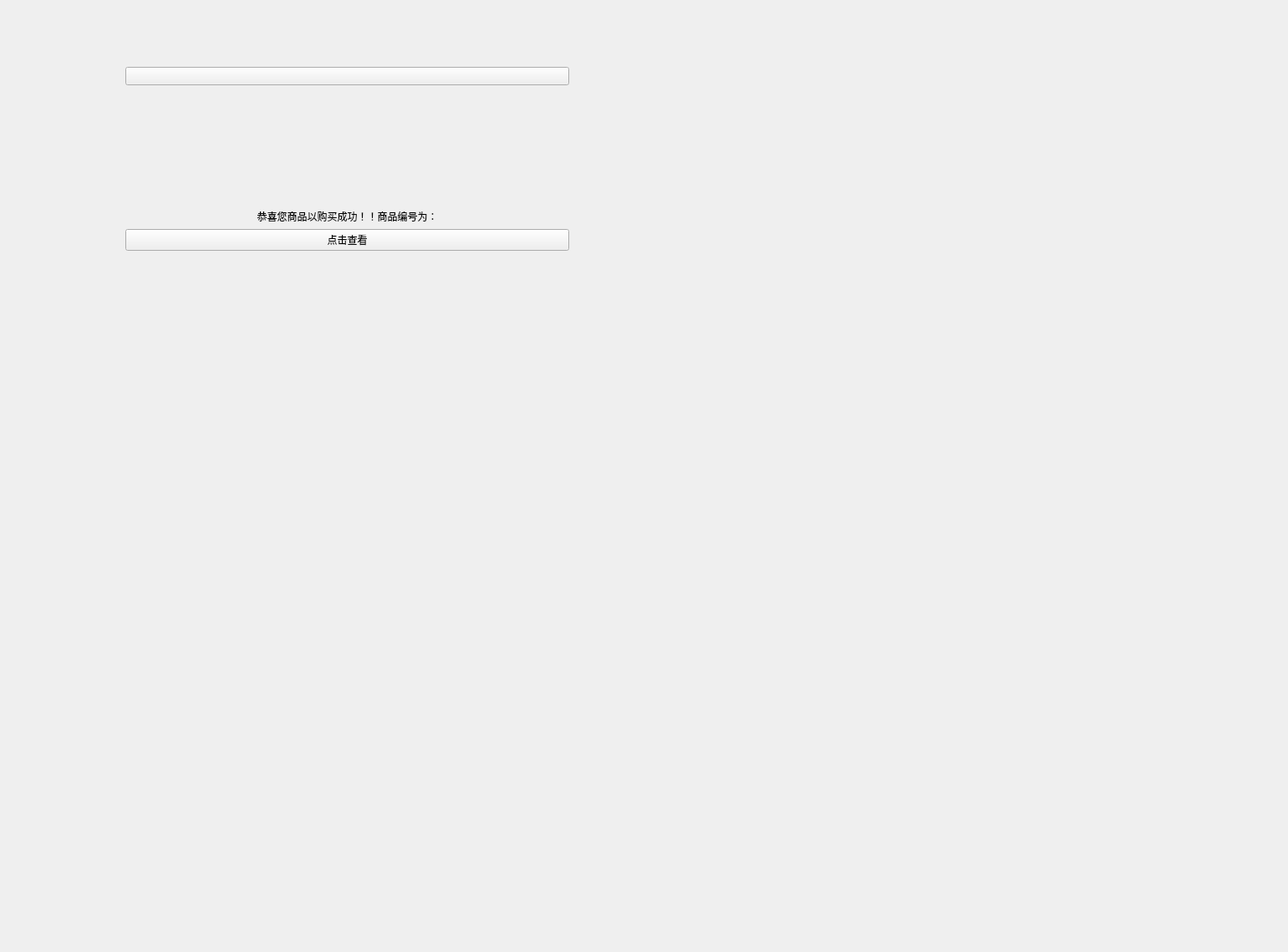
<?xml version="1.0" encoding="UTF-8"?>
<ui version="4.0">
 <class>ProductWindows</class>
 <widget class="QWidget" name="ProductWindows">
  <property name="geometry">
   <rect>
    <x>0</x>
    <y>0</y>
    <width>1541</width>
    <height>1139</height>
   </rect>
  </property>
  <property name="windowTitle">
   <string>Form</string>
  </property>
  <widget class="QWidget" name="verticalLayoutWidget">
   <property name="geometry">
    <rect>
     <x>90</x>
     <y>20</y>
     <width>651</width>
     <height>551</height>
    </rect>
   </property>
   <layout class="QVBoxLayout" name="verticalLayout">
    <item>
     <widget class="QStackedWidget" name="stackedWidget">
      <property name="currentIndex">
       <number>5</number>
      </property>
      <widget class="QWidget" name="page1">
       <widget class="QWidget" name="gridLayoutWidget">
        <property name="geometry">
         <rect>
          <x>0</x>
          <y>20</y>
          <width>631</width>
          <height>521</height>
         </rect>
        </property>
        <layout class="QGridLayout" name="gridLayout">
         <item row="1" column="0" colspan="3">
          <widget class="QScrollArea" name="scrollArea">
           <property name="widgetResizable">
            <bool>true</bool>
           </property>
           <widget class="QWidget" name="scrollAreaWidgetContents">
            <property name="geometry">
             <rect>
              <x>0</x>
              <y>0</y>
              <width>627</width>
              <height>431</height>
             </rect>
            </property>
            <widget class="QWidget" name="gridLayoutWidget_5">
             <property name="geometry">
              <rect>
               <x>30</x>
               <y>50</y>
               <width>531</width>
               <height>361</height>
              </rect>
             </property>
             <layout class="QGridLayout" name="gridLayout_5">
              <item row="3" column="0" colspan="2">
               <widget class="QLabel" name="is_FarmPoastLabel">
                <property name="text">
                 <string>快递：免用费</string>
                </property>
               </widget>
              </item>
              <item row="2" column="0" colspan="2">
               <widget class="QLabel" name="FarmProductPriceLabel">
                <property name="text">
                 <string>单价：￥55</string>
                </property>
               </widget>
              </item>
              <item row="4" column="1">
               <layout class="QHBoxLayout" name="horizontalLayout_2">
                <item>
                 <spacer name="horizontalSpacer">
                  <property name="orientation">
                   <enum>Qt::Horizontal</enum>
                  </property>
                  <property name="sizeHint" stdset="0">
                   <size>
                    <width>40</width>
                    <height>20</height>
                   </size>
                  </property>
                 </spacer>
                </item>
                <item>
                 <spacer name="horizontalSpacer_2">
                  <property name="orientation">
                   <enum>Qt::Horizontal</enum>
                  </property>
                  <property name="sizeHint" stdset="0">
                   <size>
                    <width>40</width>
                    <height>20</height>
                   </size>
                  </property>
                 </spacer>
                </item>
                <item>
                 <widget class="QLabel" name="label_44">
                  <property name="text">
                   <string>购买数量：</string>
                  </property>
                 </widget>
                </item>
                <item>
                 <widget class="QPushButton" name="minusBt">
                  <property name="styleSheet">
                   <string notr="true">border:none;
border-image: url(:/Art/SearchPage/减.png);</string>
                  </property>
                  <property name="text">
                   <string/>
                  </property>
                 </widget>
                </item>
                <item>
                 <widget class="QLabel" name="amountLabel">
                  <property name="text">
                   <string>0</string>
                  </property>
                 </widget>
                </item>
                <item>
                 <widget class="QComboBox" name="MassUnitComBox">
                  <property name="styleSheet">
                   <string notr="true"/>
                  </property>
                  <item>
                   <property name="text">
                    <string>斤</string>
                   </property>
                  </item>
                  <item>
                   <property name="text">
                    <string>千克</string>
                   </property>
                  </item>
                  <item>
                   <property name="text">
                    <string>吨</string>
                   </property>
                  </item>
                 </widget>
                </item>
                <item>
                 <widget class="QPushButton" name="addBt">
                  <property name="styleSheet">
                   <string notr="true">border:none;
border-image: url(:/Art/SearchPage/加.png);</string>
                  </property>
                  <property name="text">
                   <string/>
                  </property>
                 </widget>
                </item>
               </layout>
              </item>
              <item row="1" column="0" colspan="2">
               <widget class="QLabel" name="FarmProductNameLabel">
                <property name="text">
                 <string>商品名：啪啪啪</string>
                </property>
               </widget>
              </item>
              <item row="0" column="0" colspan="2">
               <widget class="QStackedWidget" name="stackedWidget_2">
                <property name="styleSheet">
                 <string notr="true"/>
                </property>
                <property name="currentIndex">
                 <number>0</number>
                </property>
                <widget class="QWidget" name="page">
                 <property name="styleSheet">
                  <string notr="true"/>
                 </property>
                </widget>
                <widget class="QWidget" name="page_2"/>
               </widget>
              </item>
             </layout>
            </widget>
           </widget>
          </widget>
         </item>
         <item row="0" column="1" colspan="2">
          <layout class="QHBoxLayout" name="horizontalLayout_4">
           <item>
            <widget class="QToolButton" name="detailsBt">
             <property name="styleSheet">
              <string notr="true">border:none;
</string>
             </property>
             <property name="text">
              <string>详情</string>
             </property>
             <property name="icon">
              <iconset resource="nidaye.qrc">
               <normaloff>:/美工按钮专用图/详情.png</normaloff>:/美工按钮专用图/详情.png</iconset>
             </property>
             <property name="toolButtonStyle">
              <enum>Qt::ToolButtonTextUnderIcon</enum>
             </property>
            </widget>
           </item>
           <item>
            <widget class="QToolButton" name="FarmProductButton">
             <property name="styleSheet">
              <string notr="true">border:none;</string>
             </property>
             <property name="text">
              <string>商品</string>
             </property>
             <property name="icon">
              <iconset resource="nidaye.qrc">
               <normaloff>:/美工按钮专用图/商品.png</normaloff>:/美工按钮专用图/商品.png</iconset>
             </property>
             <property name="iconSize">
              <size>
               <width>16</width>
               <height>16</height>
              </size>
             </property>
             <property name="toolButtonStyle">
              <enum>Qt::ToolButtonTextUnderIcon</enum>
             </property>
            </widget>
           </item>
           <item>
            <widget class="QToolButton" name="evaluationBt">
             <property name="styleSheet">
              <string notr="true">border:none;
</string>
             </property>
             <property name="text">
              <string>评价</string>
             </property>
             <property name="icon">
              <iconset resource="nidaye.qrc">
               <normaloff>:/美工按钮专用图/评价.png</normaloff>:/美工按钮专用图/评价.png</iconset>
             </property>
             <property name="toolButtonStyle">
              <enum>Qt::ToolButtonTextUnderIcon</enum>
             </property>
            </widget>
           </item>
          </layout>
         </item>
         <item row="0" column="0">
          <widget class="QPushButton" name="BackBt">
           <property name="styleSheet">
            <string notr="true">border-image: url(:/ICON/picture/Back.ico);</string>
           </property>
           <property name="text">
            <string/>
           </property>
          </widget>
         </item>
         <item row="2" column="0" colspan="3">
          <layout class="QHBoxLayout" name="horizontalLayout">
           <item>
            <widget class="QToolButton" name="ContactTheSellerBt">
             <property name="styleSheet">
              <string notr="true">border:none;</string>
             </property>
             <property name="text">
              <string>联系卖家</string>
             </property>
             <property name="icon">
              <iconset resource="nidaye.qrc">
               <normaloff>:/Art/ProductPage/联系卖家.png</normaloff>:/Art/ProductPage/联系卖家.png</iconset>
             </property>
             <property name="toolButtonStyle">
              <enum>Qt::ToolButtonTextUnderIcon</enum>
             </property>
            </widget>
           </item>
           <item>
            <spacer name="horizontalSpacer_3">
             <property name="orientation">
              <enum>Qt::Horizontal</enum>
             </property>
             <property name="sizeHint" stdset="0">
              <size>
               <width>40</width>
               <height>20</height>
              </size>
             </property>
            </spacer>
           </item>
           <item>
            <widget class="QToolButton" name="AddToCartBt">
             <property name="styleSheet">
              <string notr="true">border:none;</string>
             </property>
             <property name="text">
              <string>加入购物车</string>
             </property>
             <property name="icon">
              <iconset resource="nidaye.qrc">
               <normaloff>:/Art/ProductPage/加入购物车.png</normaloff>:/Art/ProductPage/加入购物车.png</iconset>
             </property>
             <property name="toolButtonStyle">
              <enum>Qt::ToolButtonTextUnderIcon</enum>
             </property>
            </widget>
           </item>
           <item>
            <widget class="QToolButton" name="AttentionBt">
             <property name="styleSheet">
              <string notr="true">border:none;</string>
             </property>
             <property name="text">
              <string>关注</string>
             </property>
             <property name="icon">
              <iconset resource="nidaye.qrc">
               <normaloff>:/Art/ProductPage/关注.png</normaloff>:/Art/ProductPage/关注.png</iconset>
             </property>
             <property name="toolButtonStyle">
              <enum>Qt::ToolButtonTextUnderIcon</enum>
             </property>
            </widget>
           </item>
           <item>
            <widget class="QToolButton" name="BuyNowBt">
             <property name="styleSheet">
              <string notr="true">border:none;</string>
             </property>
             <property name="text">
              <string>立即购买</string>
             </property>
             <property name="icon">
              <iconset resource="nidaye.qrc">
               <normaloff>:/Art/ProductPage/立即购买.png</normaloff>:/Art/ProductPage/立即购买.png</iconset>
             </property>
             <property name="toolButtonStyle">
              <enum>Qt::ToolButtonTextUnderIcon</enum>
             </property>
            </widget>
           </item>
          </layout>
         </item>
        </layout>
       </widget>
      </widget>
      <widget class="QWidget" name="page2">
       <widget class="QWidget" name="verticalLayoutWidget_4">
        <property name="geometry">
         <rect>
          <x>120</x>
          <y>18</y>
          <width>441</width>
          <height>371</height>
         </rect>
        </property>
        <layout class="QVBoxLayout" name="verticalLayout_3">
         <item>
          <widget class="QPushButton" name="BackShowProductWindow">
           <property name="styleSheet">
            <string notr="true">border-image: url(:/ICON/picture/Back.ico);</string>
           </property>
           <property name="text">
            <string/>
           </property>
          </widget>
         </item>
         <item>
          <widget class="QLabel" name="ProductNameLabel">
           <property name="text">
            <string>产品名称</string>
           </property>
          </widget>
         </item>
         <item>
          <widget class="QLabel" name="ShowPictureLabel">
           <property name="styleSheet">
            <string notr="true">border-image: url(:/new/prefix1/C:/Users/M/Desktop/pic.jpg);</string>
           </property>
           <property name="text">
            <string/>
           </property>
          </widget>
         </item>
         <item>
          <widget class="QLabel" name="ProductPieceLabel">
           <property name="text">
            <string>￥999</string>
           </property>
          </widget>
         </item>
         <item>
          <widget class="QLabel" name="ProductNumberLabel">
           <property name="text">
            <string>TextLabel</string>
           </property>
          </widget>
         </item>
         <item>
          <widget class="QLabel" name="ProductSendDeliverLabel">
           <property name="text">
            <string>TextLabel</string>
           </property>
          </widget>
         </item>
         <item>
          <widget class="QLabel" name="totalLabel">
           <property name="text">
            <string>共计1件  小计￥999.0元</string>
           </property>
           <property name="alignment">
            <set>Qt::AlignRight|Qt::AlignTrailing|Qt::AlignVCenter</set>
           </property>
          </widget>
         </item>
         <item>
          <widget class="QLabel" name="TotalMoney">
           <property name="text">
            <string>合计：￥999元</string>
           </property>
           <property name="alignment">
            <set>Qt::AlignRight|Qt::AlignTrailing|Qt::AlignVCenter</set>
           </property>
          </widget>
         </item>
         <item>
          <spacer name="verticalSpacer">
           <property name="orientation">
            <enum>Qt::Vertical</enum>
           </property>
           <property name="sizeHint" stdset="0">
            <size>
             <width>20</width>
             <height>40</height>
            </size>
           </property>
          </spacer>
         </item>
         <item>
          <layout class="QHBoxLayout" name="horizontalLayout_6">
           <item>
            <spacer name="horizontalSpacer_4">
             <property name="orientation">
              <enum>Qt::Horizontal</enum>
             </property>
             <property name="sizeHint" stdset="0">
              <size>
               <width>40</width>
               <height>20</height>
              </size>
             </property>
            </spacer>
           </item>
           <item>
            <widget class="QToolButton" name="SubmitOder">
             <property name="layoutDirection">
              <enum>Qt::LeftToRight</enum>
             </property>
             <property name="styleSheet">
              <string notr="true">border:none;</string>
             </property>
             <property name="text">
              <string>提交订单</string>
             </property>
             <property name="icon">
              <iconset resource="nidaye.qrc">
               <normaloff>:/Art/ProductPage/提交订单.png</normaloff>:/Art/ProductPage/提交订单.png</iconset>
             </property>
             <property name="toolButtonStyle">
              <enum>Qt::ToolButtonTextUnderIcon</enum>
             </property>
            </widget>
           </item>
           <item>
            <spacer name="horizontalSpacer_5">
             <property name="orientation">
              <enum>Qt::Horizontal</enum>
             </property>
             <property name="sizeHint" stdset="0">
              <size>
               <width>40</width>
               <height>20</height>
              </size>
             </property>
            </spacer>
           </item>
          </layout>
         </item>
        </layout>
       </widget>
      </widget>
      <widget class="QWidget" name="page3">
       <widget class="QWidget" name="gridLayoutWidget_4">
        <property name="geometry">
         <rect>
          <x>270</x>
          <y>250</y>
          <width>361</width>
          <height>71</height>
         </rect>
        </property>
        <layout class="QGridLayout" name="gridLayout_4">
         <item row="0" column="0">
          <widget class="QLabel" name="label_8">
           <property name="text">
            <string>发布信息：</string>
           </property>
          </widget>
         </item>
         <item row="1" column="0">
          <widget class="QPushButton" name="FarmBt">
           <property name="text">
            <string>农业类</string>
           </property>
          </widget>
         </item>
         <item row="1" column="1">
          <widget class="QPushButton" name="PartTimeJob">
           <property name="text">
            <string>兼职</string>
           </property>
          </widget>
         </item>
         <item row="1" column="2">
          <widget class="QPushButton" name="BarterBt">
           <property name="text">
            <string>物品交换</string>
           </property>
          </widget>
         </item>
        </layout>
       </widget>
      </widget>
      <widget class="QWidget" name="page4">
       <widget class="QWidget" name="verticalLayoutWidget_2">
        <property name="geometry">
         <rect>
          <x>130</x>
          <y>40</y>
          <width>356</width>
          <height>427</height>
         </rect>
        </property>
        <layout class="QVBoxLayout" name="verticalLayout_Farm">
         <item>
          <layout class="QGridLayout" name="gridLayout_7">
           <item row="6" column="1" colspan="3">
            <layout class="QHBoxLayout" name="horizontalLayout_3">
             <item>
              <widget class="QComboBox" name="comboBox_count">
               <property name="styleSheet">
                <string notr="true"/>
               </property>
              </widget>
             </item>
             <item>
              <widget class="QComboBox" name="comboBox_amount"/>
             </item>
            </layout>
           </item>
           <item row="3" column="0">
            <widget class="QLabel" name="label_13">
             <property name="text">
              <string>上传图片：</string>
             </property>
            </widget>
           </item>
           <item row="0" column="0">
            <widget class="QPushButton" name="FarmBack">
             <property name="styleSheet">
              <string notr="true">border-image: url(:/ICON/picture/Back.ico);</string>
             </property>
             <property name="text">
              <string/>
             </property>
            </widget>
           </item>
           <item row="8" column="1">
            <widget class="QRadioButton" name="Yes_CostSender_radioBt">
             <property name="text">
              <string>不包邮</string>
             </property>
            </widget>
           </item>
           <item row="9" column="0">
            <widget class="QLabel" name="label_20">
             <property name="text">
              <string>邮寄费用：</string>
             </property>
            </widget>
           </item>
           <item row="8" column="2">
            <widget class="QRadioButton" name="No_CostSender_radioBt">
             <property name="text">
              <string>包邮</string>
             </property>
            </widget>
           </item>
           <item row="2" column="0">
            <widget class="QLabel" name="label_11">
             <property name="text">
              <string>产品：</string>
             </property>
            </widget>
           </item>
           <item row="6" column="0">
            <widget class="QLabel" name="label_18">
             <property name="text">
              <string>数量：</string>
             </property>
            </widget>
           </item>
           <item row="4" column="0">
            <widget class="QLabel" name="label_17">
             <property name="text">
              <string>单价：</string>
             </property>
            </widget>
           </item>
           <item row="11" column="0">
            <widget class="QLabel" name="label_12">
             <property name="text">
              <string>简介：</string>
             </property>
            </widget>
           </item>
           <item row="4" column="1" colspan="2">
            <widget class="QLineEdit" name="CostLineEdit"/>
           </item>
           <item row="1" column="0" colspan="4">
            <widget class="QLabel" name="label_23">
             <property name="styleSheet">
              <string notr="true">color: rgb(85, 255, 255);</string>
             </property>
             <property name="text">
              <string>此列表所有信息均为必填信息</string>
             </property>
             <property name="alignment">
              <set>Qt::AlignCenter</set>
             </property>
            </widget>
           </item>
           <item row="4" column="3">
            <widget class="QLabel" name="label_48">
             <property name="text">
              <string>元</string>
             </property>
            </widget>
           </item>
           <item row="2" column="1" colspan="3">
            <widget class="QLineEdit" name="FarmProductNameLineEdit"/>
           </item>
           <item row="8" column="0">
            <widget class="QLabel" name="label_19">
             <property name="text">
              <string>邮寄方式：</string>
             </property>
            </widget>
           </item>
           <item row="14" column="0" colspan="4">
            <widget class="QLabel" name="label_46">
             <property name="text">
              <string> （若存在欺诈行为我们将全部没收您的押金）</string>
             </property>
             <property name="alignment">
              <set>Qt::AlignCenter</set>
             </property>
            </widget>
           </item>
           <item row="9" column="1" colspan="3">
            <widget class="QLineEdit" name="sendCostLineEdit"/>
           </item>
           <item row="13" column="0" colspan="4">
            <widget class="QLabel" name="label_14">
             <property name="text">
              <string>押金：￥1000</string>
             </property>
             <property name="alignment">
              <set>Qt::AlignCenter</set>
             </property>
            </widget>
           </item>
           <item row="3" column="1" colspan="2">
            <widget class="QPushButton" name="SendPicture">
             <property name="text">
              <string>上传图片</string>
             </property>
            </widget>
           </item>
           <item row="12" column="0" colspan="4">
            <widget class="QTextEdit" name="ThingTextEdit"/>
           </item>
           <item row="10" column="0">
            <widget class="QLabel" name="label_10">
             <property name="text">
              <string>手机号：</string>
             </property>
            </widget>
           </item>
           <item row="0" column="1" colspan="2">
            <widget class="QLabel" name="label_9">
             <property name="text">
              <string>农产品发布</string>
             </property>
             <property name="alignment">
              <set>Qt::AlignCenter</set>
             </property>
            </widget>
           </item>
           <item row="10" column="1" colspan="3">
            <widget class="QLineEdit" name="FarmPhoneProductlineEdit"/>
           </item>
           <item row="3" column="3">
            <widget class="QLineEdit" name="FilePathlineEdit">
             <property name="readOnly">
              <bool>true</bool>
             </property>
            </widget>
           </item>
          </layout>
         </item>
         <item>
          <widget class="QPushButton" name="FarmProductOkBt">
           <property name="text">
            <string>确认发布</string>
           </property>
          </widget>
         </item>
        </layout>
       </widget>
      </widget>
      <widget class="QWidget" name="page5">
       <widget class="QWidget" name="verticalLayoutWidget_3">
        <property name="geometry">
         <rect>
          <x>80</x>
          <y>70</y>
          <width>504</width>
          <height>389</height>
         </rect>
        </property>
        <layout class="QVBoxLayout" name="verticalLayout_PartTimeJob">
         <item>
          <layout class="QGridLayout" name="gridLayout_">
           <item row="0" column="1">
            <widget class="QLabel" name="label_15">
             <property name="text">
              <string>兼职发布</string>
             </property>
            </widget>
           </item>
           <item row="0" column="2">
            <widget class="QLabel" name="label_16">
             <property name="text">
              <string/>
             </property>
            </widget>
           </item>
           <item row="5" column="0">
            <widget class="QLabel" name="label_29">
             <property name="text">
              <string>联系人：</string>
             </property>
            </widget>
           </item>
           <item row="2" column="0">
            <widget class="QLabel" name="label_24">
             <property name="text">
              <string>兼职信息：</string>
             </property>
            </widget>
           </item>
           <item row="0" column="0">
            <widget class="QPushButton" name="PartTimeJobBack">
             <property name="text">
              <string>返回</string>
             </property>
            </widget>
           </item>
           <item row="2" column="1" colspan="2">
            <widget class="QLineEdit" name="lineEdit_5"/>
           </item>
           <item row="3" column="0">
            <widget class="QLabel" name="label_25">
             <property name="text">
              <string>地点：</string>
             </property>
            </widget>
           </item>
           <item row="4" column="1" colspan="2">
            <widget class="QLineEdit" name="lineEdit_7"/>
           </item>
           <item row="6" column="1" colspan="2">
            <widget class="QLineEdit" name="lineEdit_9"/>
           </item>
           <item row="9" column="0">
            <widget class="QLabel" name="label_28">
             <property name="text">
              <string>兼职简介：</string>
             </property>
            </widget>
           </item>
           <item row="10" column="0" colspan="3">
            <widget class="QTextEdit" name="textEdit_2"/>
           </item>
           <item row="7" column="0">
            <widget class="QLabel" name="label_30">
             <property name="text">
              <string>面试时间地点：</string>
             </property>
            </widget>
           </item>
           <item row="4" column="0">
            <widget class="QLabel" name="label_27">
             <property name="text">
              <string>工资结算方式：</string>
             </property>
            </widget>
           </item>
           <item row="3" column="1" colspan="2">
            <widget class="QLineEdit" name="lineEdit_6"/>
           </item>
           <item row="7" column="1" colspan="2">
            <widget class="QLineEdit" name="lineEdit_10"/>
           </item>
           <item row="8" column="0">
            <widget class="QLabel" name="label_32">
             <property name="text">
              <string>兼职日期选择：</string>
             </property>
            </widget>
           </item>
           <item row="5" column="1" colspan="2">
            <widget class="QLineEdit" name="lineEdit_8"/>
           </item>
           <item row="1" column="0" colspan="3">
            <widget class="QLabel" name="label_39">
             <property name="styleSheet">
              <string notr="true">color: rgb(85, 255, 255);</string>
             </property>
             <property name="text">
              <string>此列表所有信息均为必填信息</string>
             </property>
             <property name="alignment">
              <set>Qt::AlignCenter</set>
             </property>
            </widget>
           </item>
           <item row="11" column="0" colspan="3">
            <widget class="QLabel" name="label_31">
             <property name="text">
              <string>押金：￥200</string>
             </property>
             <property name="alignment">
              <set>Qt::AlignCenter</set>
             </property>
            </widget>
           </item>
           <item row="6" column="0">
            <widget class="QLabel" name="label_26">
             <property name="text">
              <string>联系方式：</string>
             </property>
            </widget>
           </item>
           <item row="12" column="0" colspan="3">
            <widget class="QLabel" name="label_47">
             <property name="text">
              <string>当兼职时间到我们会自动退还！</string>
             </property>
             <property name="alignment">
              <set>Qt::AlignCenter</set>
             </property>
            </widget>
           </item>
           <item row="8" column="1" colspan="2">
            <layout class="QHBoxLayout" name="horizontalLayout_Date">
             <item>
              <widget class="QLineEdit" name="lineEdit_11"/>
             </item>
             <item>
              <widget class="QLabel" name="label_33">
               <property name="text">
                <string>年</string>
               </property>
              </widget>
             </item>
             <item>
              <widget class="QLineEdit" name="lineEdit_12"/>
             </item>
             <item>
              <widget class="QLabel" name="label_34">
               <property name="text">
                <string>月</string>
               </property>
              </widget>
             </item>
             <item>
              <widget class="QLineEdit" name="lineEdit_13"/>
             </item>
             <item>
              <widget class="QLabel" name="label_35">
               <property name="text">
                <string>日----</string>
               </property>
              </widget>
             </item>
             <item>
              <widget class="QLineEdit" name="lineEdit_14"/>
             </item>
             <item>
              <widget class="QLabel" name="label_36">
               <property name="text">
                <string>年</string>
               </property>
              </widget>
             </item>
             <item>
              <widget class="QLineEdit" name="lineEdit_15"/>
             </item>
             <item>
              <widget class="QLabel" name="label_37">
               <property name="text">
                <string>月</string>
               </property>
              </widget>
             </item>
             <item>
              <widget class="QLineEdit" name="lineEdit_16"/>
             </item>
             <item>
              <widget class="QLabel" name="label_38">
               <property name="text">
                <string>日</string>
               </property>
              </widget>
             </item>
            </layout>
           </item>
          </layout>
         </item>
         <item>
          <widget class="QPushButton" name="pushButton_19">
           <property name="text">
            <string>确认发布</string>
           </property>
          </widget>
         </item>
        </layout>
       </widget>
      </widget>
      <widget class="QWidget" name="page6">
       <widget class="QWidget" name="verticalLayoutWidget_5">
        <property name="geometry">
         <rect>
          <x>60</x>
          <y>60</y>
          <width>531</width>
          <height>361</height>
         </rect>
        </property>
        <layout class="QVBoxLayout" name="verticalLayout_PaySuccessfully">
         <item>
          <widget class="QPushButton" name="PaySuccessfullyGoback">
           <property name="styleSheet">
            <string notr="true">border-image: url(:/ICON/picture/Back.ico);</string>
           </property>
           <property name="text">
            <string/>
           </property>
          </widget>
         </item>
         <item>
          <spacer name="verticalSpacer_2">
           <property name="orientation">
            <enum>Qt::Vertical</enum>
           </property>
           <property name="sizeHint" stdset="0">
            <size>
             <width>20</width>
             <height>40</height>
            </size>
           </property>
          </spacer>
         </item>
         <item>
          <widget class="QLabel" name="labelshow">
           <property name="text">
            <string>恭喜您商品以购买成功！！商品编号为：</string>
           </property>
           <property name="alignment">
            <set>Qt::AlignCenter</set>
           </property>
          </widget>
         </item>
         <item>
          <widget class="QPushButton" name="PaySuccessfullyGoBackbt">
           <property name="text">
            <string>点击查看</string>
           </property>
          </widget>
         </item>
         <item>
          <spacer name="verticalSpacer_3">
           <property name="orientation">
            <enum>Qt::Vertical</enum>
           </property>
           <property name="sizeHint" stdset="0">
            <size>
             <width>20</width>
             <height>40</height>
            </size>
           </property>
          </spacer>
         </item>
        </layout>
       </widget>
      </widget>
     </widget>
    </item>
   </layout>
  </widget>
 </widget>
 <resources>
  <include location="nidaye.qrc"/>
 </resources>
 <connections/>
</ui>
